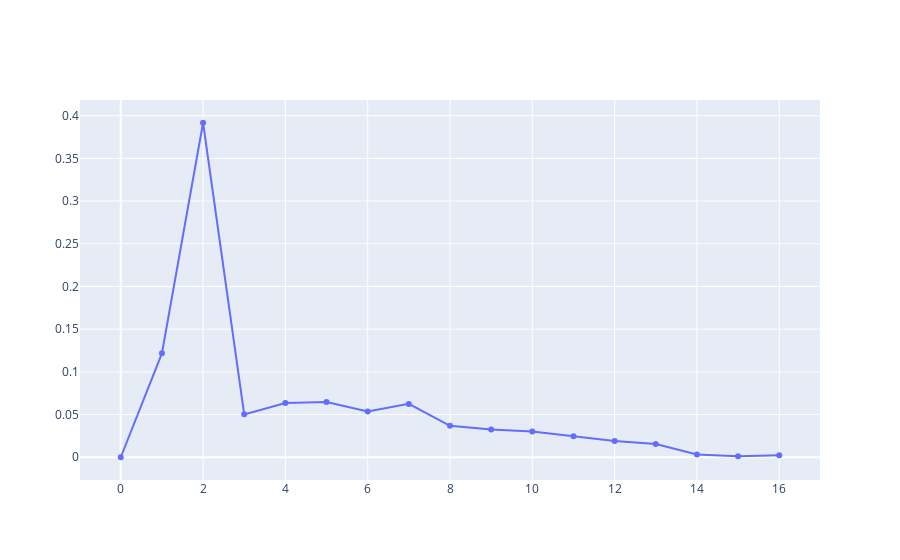

Notebook code cell kept with this figure:
### Code cell
trace0 = go.Scatter(
    x=x_2,  
    y=y_2,  
    mode="markers + lines",  
    name="响应电阻" ,
)

fig = go.Figure(data=[trace0])
fig

### Figure 1 — Plotly figure (JSON) as saved in the notebook; plotly's stock layout.template omitted (floating-point values rounded to 4 significant figures)
{"data": [{"mode": "markers+lines", "name": "响应电阻", "type": "scatter", "x": [0, 1, 2.0, 3, 4, 5, 6, 7, 8, 9, 10, 11, 12, 13, 14, 15, 16], "y": [0, 0.1217, 0.3917, 0.05022, 0.06362, 0.06473, 0.05357, 0.0625, 0.03683, 0.03237, 0.03013, 0.02455, 0.01897, 0.01562, 0.003348, 0.001116, 0.002232]}], "layout": {}}
